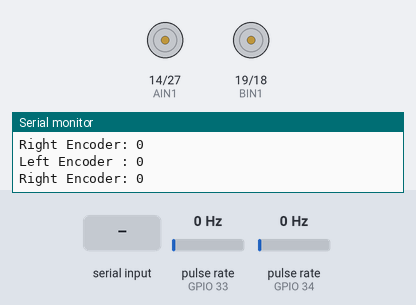
A sketch run on a simulated ESP32. On the bench: motor-driver pin pairs drawn as motors (green arrow = first pin HIGH = forward, orange = second pin HIGH = backward, longer = more drive, scaled by the enable pin), the last lines printed to the serial monitor. Wiring (inferred from the names in the program): 2 × pulse sensor: data GPIO 33 / data GPIO 34. Inputs (shaded band) come from the test bench; at power-on: pulse rate (sensors on GPIO 33, GPIO 34) 0 Hz.

Above: at 1.7 s.
1.8 s: "f\n" received over Serial
At 2.1 s:
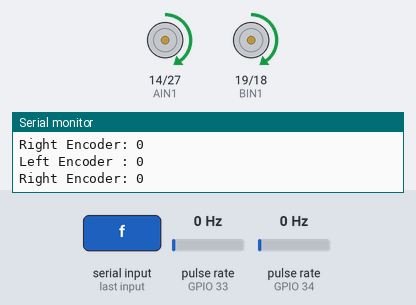
3.3 s: "b\n" received over Serial
At 4.5 s:
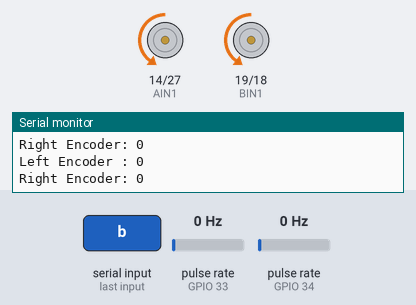
4.8 s: "l\n" received over Serial
At 5.6 s:
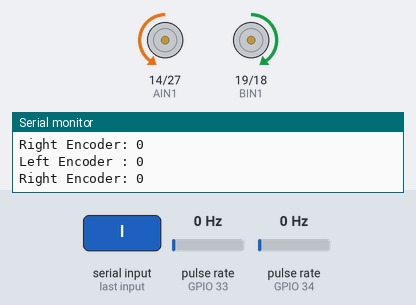
6.3 s: "r\n" received over Serial
At 6.8 s:
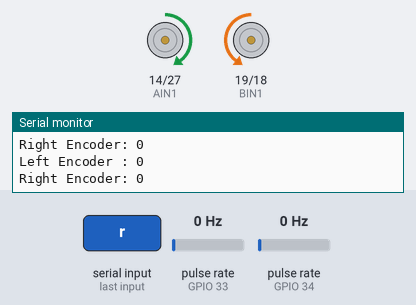
7.8 s: "F\n" received over Serial
At 9.0 s:
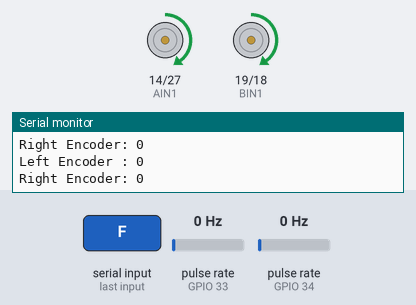
9.3 s: "B\n" received over Serial
At 10.2 s:
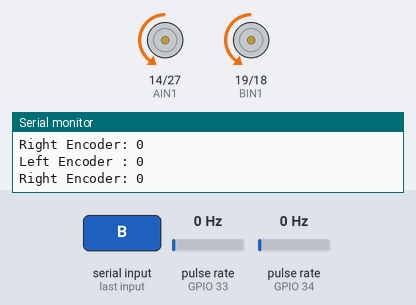
Timing chart, 0 to 11.8 s (numbered marks = the images above; inputs shaded):
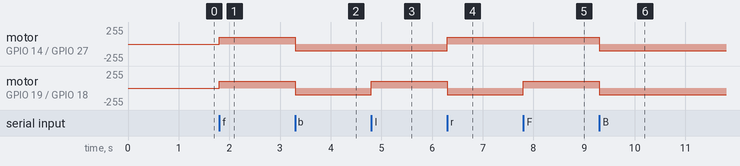

Measured:
- after the input at 1.8 s, motor on GPIO 14 (AIN1) / GPIO 27 (AIN2), motor on GPIO 19 (BIN1) / GPIO 18 (BIN2): stopped → forward 100/255 at once
- after the input at 3.3 s, motor on GPIO 14 (AIN1) / GPIO 27 (AIN2), motor on GPIO 19 (BIN1) / GPIO 18 (BIN2): forward 100/255 → backward 100/255 at once
- after the input at 4.8 s, motor on GPIO 19 (BIN1) / GPIO 18 (BIN2): backward 100/255 → forward 100/255 at once
- after the input at 6.3 s, motor on GPIO 14 (AIN1) / GPIO 27 (AIN2): backward 100/255 → forward 100/255 at once; motor on GPIO 19 (BIN1) / GPIO 18 (BIN2): forward 100/255 → backward 100/255 at once
- after the input at 7.8 s, motor on GPIO 19 (BIN1) / GPIO 18 (BIN2): backward 100/255 → forward 100/255 at once
- after the input at 9.3 s, motor on GPIO 14 (AIN1) / GPIO 27 (AIN2), motor on GPIO 19 (BIN1) / GPIO 18 (BIN2): forward 100/255 → backward 100/255 at once

The sketch:

V02_Motor_Encoder_Test.ino
```cpp
#include <Arduino.h>

// =====================================================
// USER CONFIGURATION
// =====================================================

// Left motor PWM speed: 0-255. Keep low (~100) for initial testing.
const int LEFT_MOTOR_SPEED = 100;
// Right motor PWM speed: 0-255.
const int RIGHT_MOTOR_SPEED = 100;
// Speed used during left/right rotation.
const int TURN_SPEED = 100;

// Set true if left motor physically spins in the wrong direction.
// Change this before touching motor wires.
const bool INVERT_LEFT_MOTOR = false;
// Set true if right motor physically spins in the wrong direction.
const bool INVERT_RIGHT_MOTOR = false;

// PWM carrier frequency in Hz.
const int PWM_FREQUENCY = 5000;
// PWM bit resolution (8-bit means range 0..255).
const int PWM_RESOLUTION = 8;

// ESP32 ledc channels assigned to each motor PWM pin.
const int PWMA_CHANNEL = 0; // Motor A left wheel
const int PWMB_CHANNEL = 1; // Motor B right wheel

// Print motor command feedback to Serial Monitor.
const bool DEBUG_MOTORS = true;
// Periodically auto-print encoder counts.
const bool DEBUG_ENCODERS = true;

// How often (ms) encoder counts are auto-printed when DEBUG_ENCODERS=true.
const unsigned long ENCODER_PRINT_INTERVAL_MS = 250;

// =====================================================
// END USER CONFIGURATION
// =====================================================

// --- Motor A (LEFT wheel) pins ---
const int AIN1 = 14;
const int AIN2 = 27;
const int PWMA = 23;

// --- Motor B (RIGHT wheel) pins ---
const int BIN1 = 19;
const int BIN2 = 18;
const int PWMB = 5;

// --- Encoder pins ---
const int LEFT_ENCODER_PIN = 33;  // GPIO 33
const int RIGHT_ENCODER_PIN = 34; // GPIO 34 -- input-only, no internal pullup

// Encoder pulse counters.
// volatile required because they are modified inside ISR.
volatile long left_encoder_count = 0;
volatile long right_encoder_count = 0;

// =====================================================
// Interrupt Service Routines
// =====================================================
// Single-channel encoder: we count RISING pulses.
// Direction cannot be determined without a second channel.
// V02 goal: verify pulses are being counted correctly.

void IRAM_ATTR handleLeftEncoder() { left_encoder_count++; }

void IRAM_ATTR handleRightEncoder() { right_encoder_count++; }

// =====================================================
// Motor Control Functions
// =====================================================

// Set left motor speed and direction.
void setLeftMotor(int speed, bool forward) {
  if (INVERT_LEFT_MOTOR)
    forward = !forward;
  speed = constrain(speed, 0, 255);
  ledcWrite(PWMA_CHANNEL, speed);
  if (forward) {
    digitalWrite(AIN1, HIGH);
    digitalWrite(AIN2, LOW);
  } else {
    digitalWrite(AIN1, LOW);
    digitalWrite(AIN2, HIGH);
  }
}

// Set right motor speed and direction.
void setRightMotor(int speed, bool forward) {
  if (INVERT_RIGHT_MOTOR)
    forward = !forward;
  speed = constrain(speed, 0, 255);
  ledcWrite(PWMB_CHANNEL, speed);
  if (forward) {
    digitalWrite(BIN1, HIGH);
    digitalWrite(BIN2, LOW);
  } else {
    digitalWrite(BIN1, LOW);
    digitalWrite(BIN2, HIGH);
  }
}

// Stop both motors immediately.
void stopMotors() {
  ledcWrite(PWMA_CHANNEL, 0);
  ledcWrite(PWMB_CHANNEL, 0);
  digitalWrite(AIN1, LOW);
  digitalWrite(AIN2, LOW);
  digitalWrite(BIN1, LOW);
  digitalWrite(BIN2, LOW);
}

void moveForward() {
  setLeftMotor(LEFT_MOTOR_SPEED, true);
  setRightMotor(RIGHT_MOTOR_SPEED, true);
  if (DEBUG_MOTORS)
    Serial.println("Moving FORWARD");
}

void moveBackward() {
  setLeftMotor(LEFT_MOTOR_SPEED, false);
  setRightMotor(RIGHT_MOTOR_SPEED, false);
  if (DEBUG_MOTORS)
    Serial.println("Moving BACKWARD");
}

void rotateLeft() {
  // Left wheel backward, right wheel forward
  setLeftMotor(TURN_SPEED, false);
  setRightMotor(TURN_SPEED, true);
  if (DEBUG_MOTORS)
    Serial.println("Rotating LEFT");
}

void rotateRight() {
  // Left wheel forward, right wheel backward
  setLeftMotor(TURN_SPEED, true);
  setRightMotor(TURN_SPEED, false);
  if (DEBUG_MOTORS)
    Serial.println("Rotating RIGHT");
}

void leftMotorOnly() {
  // Stop right motor, run left only
  ledcWrite(PWMB_CHANNEL, 0);
  digitalWrite(BIN1, LOW);
  digitalWrite(BIN2, LOW);
  setLeftMotor(LEFT_MOTOR_SPEED, true);
  if (DEBUG_MOTORS)
    Serial.println("Left motor ONLY");
}

void rightMotorOnly() {
  // Stop left motor, run right only
  ledcWrite(PWMA_CHANNEL, 0);
  digitalWrite(AIN1, LOW);
  digitalWrite(AIN2, LOW);
  setRightMotor(RIGHT_MOTOR_SPEED, true);
  if (DEBUG_MOTORS)
    Serial.println("Right motor ONLY");
}

// =====================================================
// Encoder Utilities
// =====================================================

// Thread-safe read and print of both encoder counts.
void printEncoderCounts() {
  noInterrupts();
  long lCount = left_encoder_count;
  long rCount = right_encoder_count;
  interrupts();
  Serial.print("Left Encoder : ");
  Serial.println(lCount);
  Serial.print("Right Encoder: ");
  Serial.println(rCount);
}

// Reset both encoder counters to zero.
void clearEncoderCounts() {
  noInterrupts();
  left_encoder_count = 0;
  right_encoder_count = 0;
  interrupts();
  Serial.println("Encoder counts cleared.");
}

// =====================================================
// Help Menu
// =====================================================

void printHelp() {
  Serial.println();
  Serial.println("========================================");
  Serial.println(" COMMANDS");
  Serial.println("========================================");
  Serial.println("  F = Forward");
  Serial.println("  B = Backward");
  Serial.println("  L = Rotate Left");
  Serial.println("  R = Rotate Right");
  Serial.println("  S = Stop");
  Serial.println("  1 = Left motor only");
  Serial.println("  2 = Right motor only");
  Serial.println("  C = Clear encoder counts");
  Serial.println("  P = Print encoder counts");
  Serial.println("  H = Help");
  Serial.println("========================================");
  Serial.println();
}

// =====================================================
// Serial Command Handler
// =====================================================

void handleSerialCommand(char cmd) {
  switch (cmd) {
  case 'f':
  case 'F':
    moveForward();
    break;
  case 'b':
  case 'B':
    moveBackward();
    break;
  case 'l':
  case 'L':
    rotateLeft();
    break;
  case 'r':
  case 'R':
    rotateRight();
    break;
  case 's':
  case 'S':
    stopMotors();
    if (DEBUG_MOTORS)
      Serial.println("STOP");
    break;
  case '1':
    leftMotorOnly();
    break;
  case '2':
    rightMotorOnly();
    break;
  case 'c':
  case 'C':
    clearEncoderCounts();
    break;
  case 'p':
  case 'P':
    printEncoderCounts();
    break;
  case 'h':
  case 'H':
    printHelp();
    break;
  case '\r':
  case '\n':
    break; // ignore line endings silently
  default:
    Serial.print("Unknown command: ");
    Serial.println(cmd);
    Serial.println("Type H for help.");
    break;
  }
}

// =====================================================
// setup()
// =====================================================
void setup() {
  Serial.begin(115200);
  delay(500);

  // Motor direction pins
  pinMode(AIN1, OUTPUT);
  pinMode(AIN2, OUTPUT);
  pinMode(BIN1, OUTPUT);
  pinMode(BIN2, OUTPUT);

  // PWM setup using ESP32 ledc API
  ledcSetup(PWMA_CHANNEL, PWM_FREQUENCY, PWM_RESOLUTION);
  ledcSetup(PWMB_CHANNEL, PWM_FREQUENCY, PWM_RESOLUTION);
  ledcAttachPin(PWMA, PWMA_CHANNEL);
  ledcAttachPin(PWMB, PWMB_CHANNEL);

  // SAFETY: ensure both motors are stopped at boot
  stopMotors();

  // Encoder pin setup
  pinMode(LEFT_ENCODER_PIN, INPUT_PULLUP);
  pinMode(RIGHT_ENCODER_PIN, INPUT); // GPIO34 has no internal pullup
  attachInterrupt(digitalPinToInterrupt(LEFT_ENCODER_PIN), handleLeftEncoder,
                  RISING);
  attachInterrupt(digitalPinToInterrupt(RIGHT_ENCODER_PIN), handleRightEncoder,
                  RISING);

  // Startup banner
  Serial.println();
  Serial.println("========================================");
  Serial.println(" FASTEST MAZE SOLVER");
  Serial.println(" VERSION 02");
  Serial.println(" MOTOR + ENCODER TEST");
  Serial.println("========================================");
  Serial.println();
  Serial.println("  Motor A = LEFT  wheel  (AIN1=14 AIN2=27 PWM=23)");
  Serial.println("  Motor B = RIGHT wheel  (BIN1=19 BIN2=18 PWM=5)");
  Serial.println();
  Serial.println("  Left  Encoder = GPIO 33");
  Serial.println("  Right Encoder = GPIO 34");
  Serial.println();
  Serial.print("  PWM Frequency  = ");
  Serial.print(PWM_FREQUENCY);
  Serial.println(" Hz");
  Serial.print("  PWM Resolution = ");
  Serial.print(PWM_RESOLUTION);
  Serial.println("-bit");
  Serial.println();
  Serial.print("  Left  Motor Speed = ");
  Serial.println(LEFT_MOTOR_SPEED);
  Serial.print("  Right Motor Speed = ");
  Serial.println(RIGHT_MOTOR_SPEED);
  Serial.print("  Turn  Speed       = ");
  Serial.println(TURN_SPEED);
  Serial.println();
  Serial.print("  Invert Left Motor  : ");
  Serial.println(INVERT_LEFT_MOTOR ? "YES" : "NO");
  Serial.print("  Invert Right Motor : ");
  Serial.println(INVERT_RIGHT_MOTOR ? "YES" : "NO");
  Serial.println();
  Serial.println("  Robot is STOPPED. Waiting for command.");
  printHelp();
}

// =====================================================
// loop()
// =====================================================
void loop() {
  // Process Serial commands
  while (Serial.available() > 0) {
    char cmd = (char)Serial.read();
    handleSerialCommand(cmd);
  }

  // Auto-print encoder counts at configured interval
  static unsigned long lastEncoderPrint = 0;
  if (DEBUG_ENCODERS &&
      (millis() - lastEncoderPrint >= ENCODER_PRINT_INTERVAL_MS)) {
    lastEncoderPrint = millis();
    printEncoderCounts();
  }
}
```
